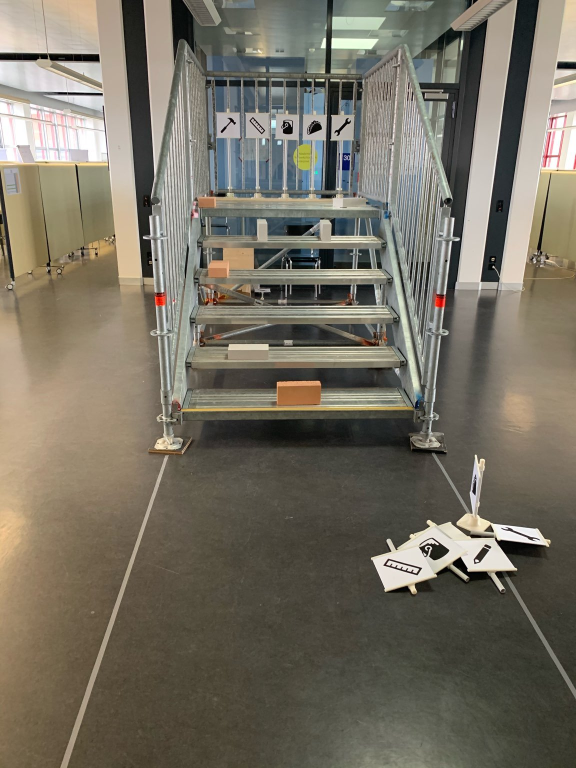
#> input picture StairDedection/Pictures/stair2.jpeg, 1152 x 1536 px (shown at 1/2 size)
$ python StairDetectionColor.py
#> lines starting #> are read from the running program, lines starting #| are printed output that depends on the picture; after the words box and inside, x2 and y2 are one past the last pixel; in counts of white or black regions, pixels touching at a corner belong together
import sys
import cv2 as cv
import numpy as np


def main(argv):
    MINLINELENGTH = 100
    MAXHORIZONTALTILT = 5


    default_file = 'Pictures/stair2.jpeg'
    filename = argv[0] if len(argv) > 0 else default_file

    frame = cv.imread(cv.samples.findFile(filename))
#> frame is the input picture: shape (1536, 1152, 3); mean B, G, R 98.5, 111.9, 117.7

    if frame is None:
        print ('Error opening image!')
        print ('Usage: hough_lines.py [image_name -- default ' + default_file + '] \n')
        return -1

    # dst = cv.Canny(src, 50, 200, None, 3)

    # Copy edges to the images that will display the results in BGR
    blurred_frame = cv.GaussianBlur(frame, (5, 5), 0)
    hsv = cv.cvtColor(blurred_frame, cv.COLOR_BGR2HSV)
#> hsv: shape (1536, 1152, 3); mean H, S, V 32.3, 48.7, 119.5

    lower_gray = np.array([144,0,0])
    upper_grey = np.array([247,255,255])

    mask = cv.inRange(hsv,lower_gray,upper_grey)
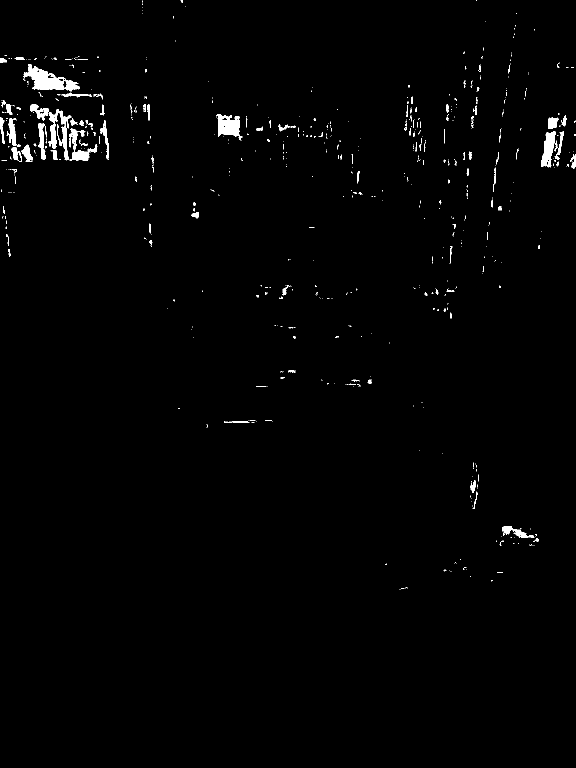
#> mask: shape (1536, 1152) (shown at 1/2 size); 1.1% white; 649 white regions (545 under 20 px)

    contours, _ = cv.findContours(mask,cv.RETR_TREE,cv.CHAIN_APPROX_NONE)
#> contours = 751 contours, 691 with area under 20; largest, box (x1, y1, x2, y2) and area: (47, 128, 159, 183) 2560, (60, 209, 143, 321) 1866, (433, 229, 486, 282) 1490, (1082, 263, 1112, 335) 1168, (138, 257, 195, 321) 1050

    for contour in contours:
        area = cv.contourArea(contour)
        cv.drawContours(frame,contour,-1,(0,0,255),3)
#> this loop made 751 passes
#> area on passes 25, 34, 50: 25.5, 475.5, 32
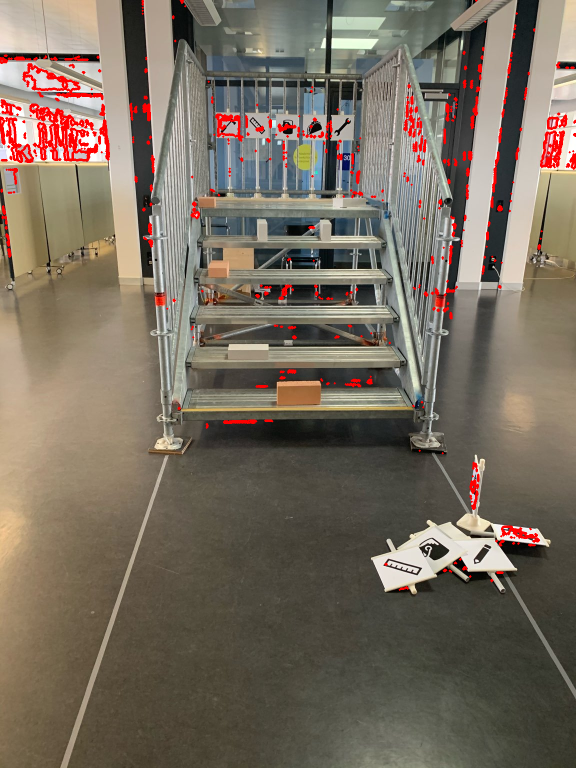
#> frame: shape (1536, 1152, 3) (shown at 1/2 size); 2.23% of pixels changed, all inside (x1, y1, x2, y2) = (0, 0, 1152, 1182)


    # Show results
    cv.imshow("Source", frame)
    cv.imshow("Mask", mask)
    # cv.imwrite("foo.jpeg",cdstP)


    # Wait and Exit
    cv.waitKey()
    return 0
    ## [exit]

if __name__ == "__main__":
    main(sys.argv[1:])

$ run again, with StairDedection/Pictures/stair3.jpeg copied over StairDedection/Pictures/stair2.jpeg
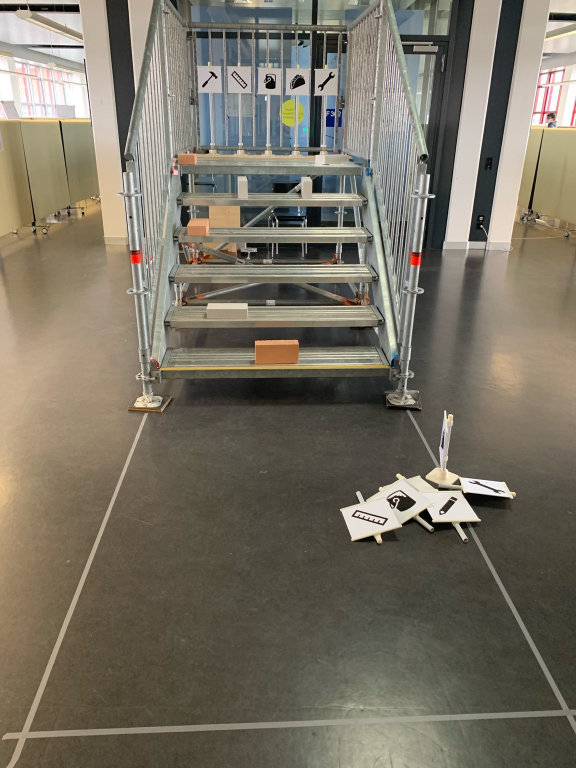
#> input picture StairDedection/Pictures/stair3.jpeg, 1152 x 1536 px (shown at 1/2 size)
#> in main, frame is the input picture: shape (1536, 1152, 3); mean B, G, R 99.7, 113.8, 120.3
#> hsv: shape (1536, 1152, 3); mean H, S, V 30.2, 49.9, 121.8
#> in main, `mask = cv.inRange(hsv,lower_gray,upper_grey)`:
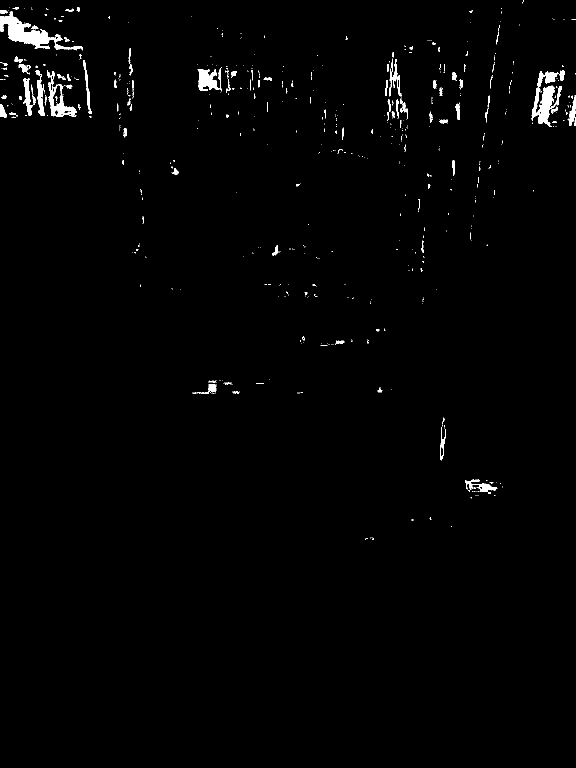
#> mask: shape (1536, 1152) (shown at 1/2 size); 1.1% white; 571 white regions (468 under 20 px)
#> contours = 666 contours, 590 with area under 20; largest, box (x1, y1, x2, y2) and area: (0, 23, 166, 101) 3397, (1063, 142, 1124, 253) 2503, (94, 142, 154, 233) 2000, (395, 134, 443, 183) 1178, (46, 156, 66, 231) 562
#> the loop in main, `for contour in contours:` made 666 passes
#> area on passes 23, 27, 31: 484, 32, 268
#> after the loop in main, `for contour in contours:`:
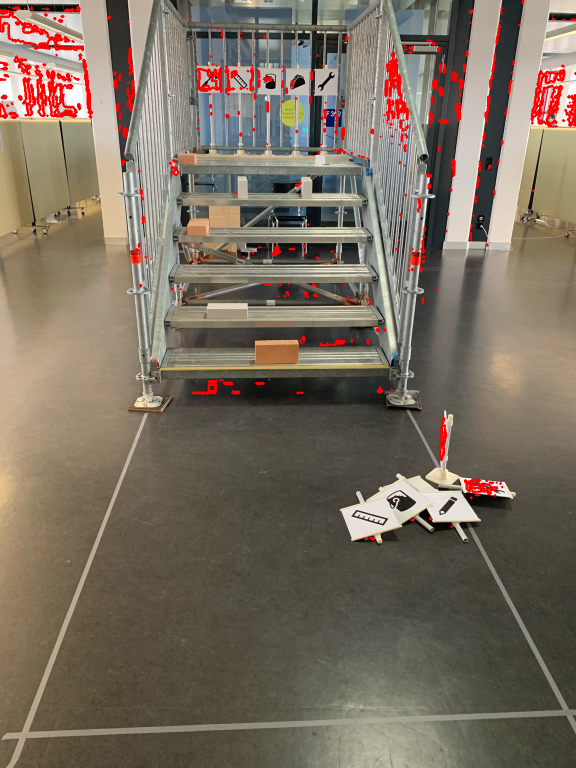
#> frame: shape (1536, 1152, 3) (shown at 1/2 size); 2.21% of pixels changed, all inside (x1, y1, x2, y2) = (0, 0, 1152, 1082)

$ run again, with StairDedection/Pictures/stair.jpeg copied over StairDedection/Pictures/stair2.jpeg
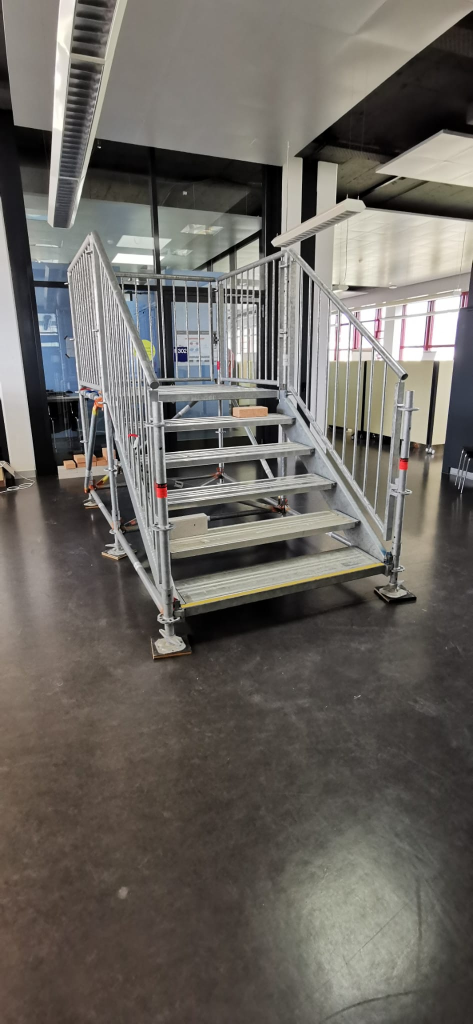
#> input picture StairDedection/Pictures/stair.jpeg, 945 x 2048 px (shown at 1/2 size)
#> in main, frame is the input picture: shape (2048, 945, 3); mean B, G, R 97.1, 102.8, 106.9
#> hsv: shape (2048, 945, 3); mean H, S, V 32.9, 34.5, 108.5
#> in main, `mask = cv.inRange(hsv,lower_gray,upper_grey)`:
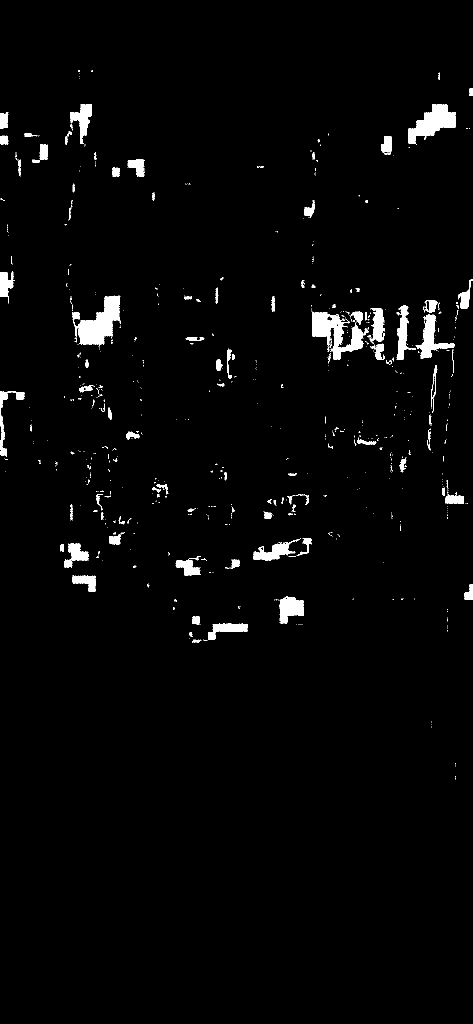
#> mask: shape (2048, 945) (shown at 1/2 size); 2.3% white; 661 white regions (549 under 20 px)
#> contours = 853 contours, 765 with area under 20; largest, box (x1, y1, x2, y2) and area: (145, 591, 242, 693) 4642, (623, 621, 737, 720) 4586, (816, 208, 912, 288) 3566, (832, 629, 910, 718) 2074, (559, 1193, 608, 1248) 1718
#> the loop in main, `for contour in contours:` made 853 passes
#> area on passes 14, 18, 31: 53, 20.5, 1149.5
#> after the loop in main, `for contour in contours:`:
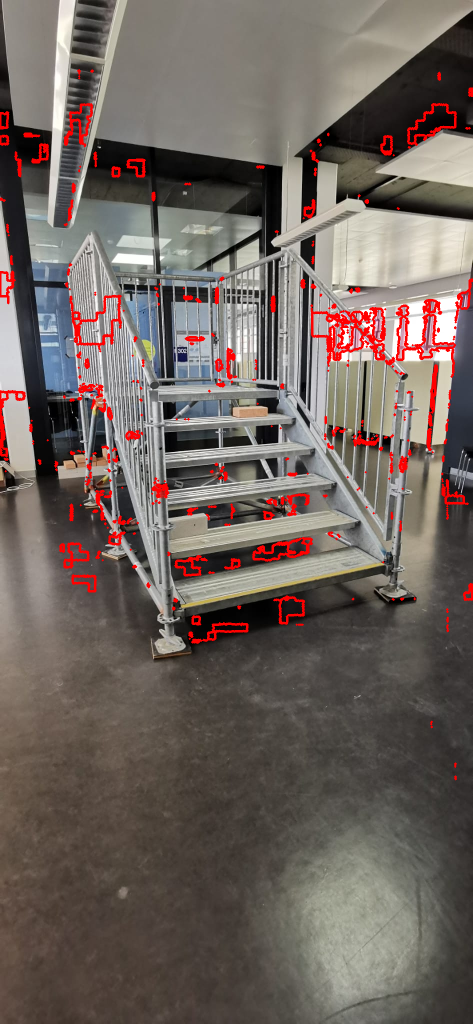
#> frame: shape (2048, 945, 3) (shown at 1/2 size); 2.78% of pixels changed, all inside (x1, y1, x2, y2) = (0, 138, 945, 1561)
